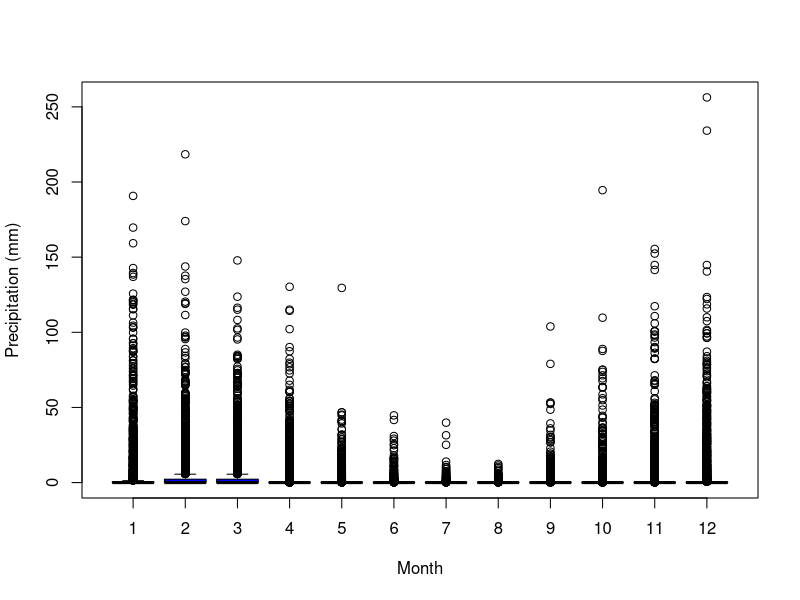
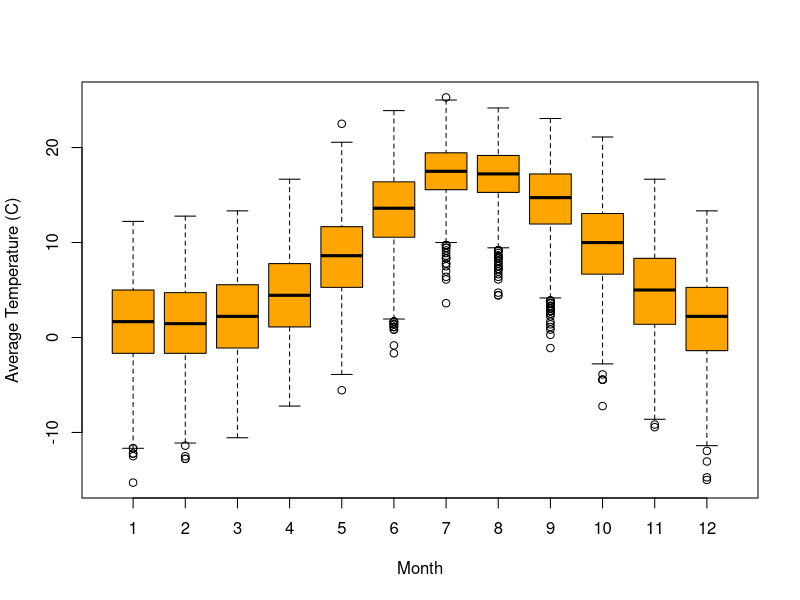
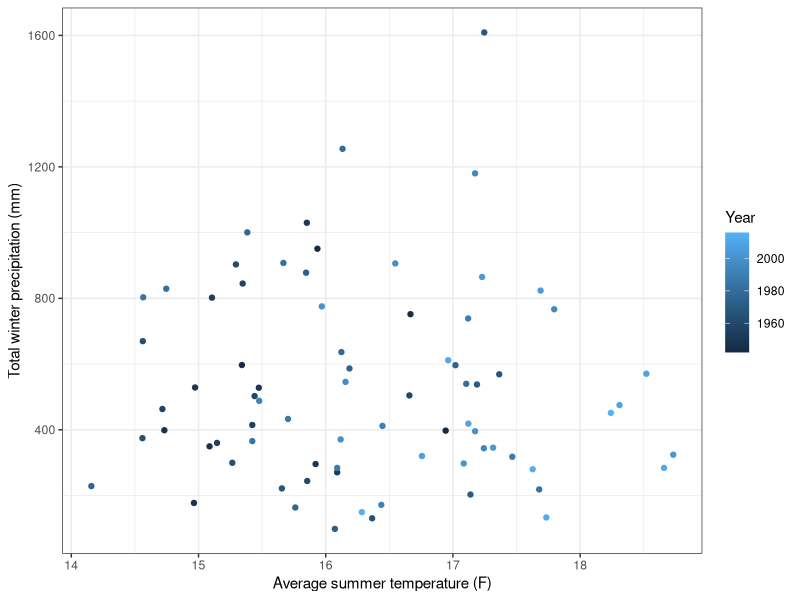

These figures' R source, in order:
## ---- chunk 1

climate = read.table("clim.txt", header = TRUE)

## ---- chunk 2

#Monthly precipitation

boxplot(climate$rain ~ climate$month,
ylab="Precipitation (mm)",
xlab="Month", col="blue")
## ---- chunk 3

#Monthly average temperature

climate$avg.temp = (climate$tmin+climate$tmax)/2

boxplot(climate$avg.temp ~ climate$month,
ylab="Average Temperature (C)",
xlab="Month", col="orange")


## ---- chunk 4

#Finding the wettest and the dryest years

year.rain = aggregate(climate$rain, by = list(climate$year), sum)
wet.year = year.rain[which.max(year.rain$x),1]
wet.year.rain= year.rain[which.max(year.rain$x),2]
dry.year = year.rain[which.min(year.rain$x),1]
dry.year.rain = year.rain[which.min(year.rain$x),2]

## ---- chunk 5
#Defining seasons 

climate$season = ifelse(climate$month == 4|climate$month == 5|climate$month == 6, 
'spring', ifelse (climate$month == 7|climate$month == 8|climate$month == 9, 'summer',
                ifelse(climate$month == 10|climate$month == 11|climate$month == 12, 'fall' , 
                       'winter')))

#Finding the wettest and dryest season

rain.season = aggregate(climate$rain, by= list(climate$season), sum)
dry.season = rain.season[which.min(rain.season$x),1]
rain.dry.season = rain.season[which.min(rain.season$x),2]
wet.season = rain.season[which.max(rain.season$x),1]
rain.wet.season = rain.season[which.max(rain.season$x),2]
## ---- chunk 6

#Seasonal temperature and precipitation relation

summer= subset(climate, season == 'summer')
winter = subset(climate, season=='winter')

#Average summer temperature and total winter precipitation per year

summ.temp = aggregate(summer$avg.temp, by = list(summer$year), mean)
wint.rain = aggregate(winter$rain, by=list(winter$year), sum)

data.plot = data.frame(summ.temp, wint.rain$x)
colnames(data.plot) = c('Year', 'summer.temp', 'winter.rain')

library(ggplot2)

ggplot(data.plot, aes(summer.temp, winter.rain, col= Year)) + 
  geom_point()+
  xlab ('Average summer temperature (F)')+
  ylab ('Total winter precipitation (mm)')+
  theme_bw()
